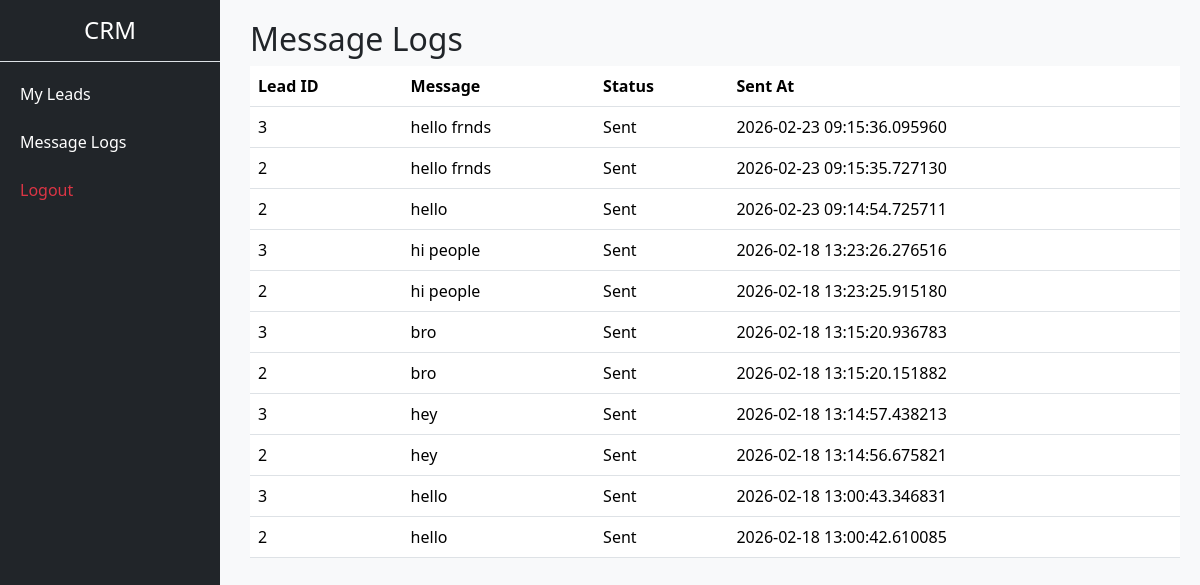
Page /employee/messages (signed in) on the committed database.
### app.py (models this page shows)
class MessageLog(db.Model):
    id = db.Column(db.Integer, primary_key=True)
    lead_id = db.Column(db.Integer)
    employee_id = db.Column(db.Integer)
    message = db.Column(db.String(500))
    status = db.Column(db.String(50))
    sent_at = db.Column(db.DateTime, default=datetime.utcnow)

### app.py (the view)
@app.route("/employee/messages")
def employee_messages():
    if "employee_id" not in session:
        return redirect(url_for("employee_login"))
    emp_id = session["employee_id"]
    logs = MessageLog.query.filter_by(
        employee_id=emp_id
    ).order_by(MessageLog.sent_at.desc()).all()
    return render_template("employee/employee_messages.html", logs=logs)

### templates/employee/employee_messages.html
{% extends "base.html" %}
{% block content %}
<h2>Message Logs</h2>
<table class="table">
    <thead>
        <tr>
            <th>Lead ID</th>
            <th>Message</th>
            <th>Status</th>
            <th>Sent At</th>
        </tr>
    </thead>
    <tbody>
        {% for log in logs %}
        <tr>
            <td>{{ log.lead_id }}</td>
            <td>{{ log.message }}</td>
            <td>{{ log.status }}</td>
            <td>{{ log.sent_at }}</td>
        </tr>
        {% endfor %}
    </tbody>
</table>
{% endblock %}

### static/css/style.css (style rules this page uses)
body { margin: 0; }

### templates/base.html (style rules this page uses)
body { margin: 0; }

### rows in the picture
MessageLog: lead_id "3", message "hello frnds", status "Sent", sent_at "2026-02-23 09:15:36.095960"
MessageLog: lead_id "2", message "hello frnds", status "Sent", sent_at "2026-02-23 09:15:35.727130"
MessageLog: lead_id "2", message "hello", status "Sent", sent_at "2026-02-23 09:14:54.725711"
MessageLog: lead_id "3", message "hi people", status "Sent", sent_at "2026-02-18 13:23:26.276516"
MessageLog: lead_id "2", message "hi people", status "Sent", sent_at "2026-02-18 13:23:25.915180"
MessageLog: lead_id "3", message "bro", status "Sent", sent_at "2026-02-18 13:15:20.936783"
MessageLog: lead_id "2", message "bro", status "Sent", sent_at "2026-02-18 13:15:20.151882"
MessageLog: lead_id "3", message "hey", status "Sent", sent_at "2026-02-18 13:14:57.438213"
MessageLog: lead_id "2", message "hey", status "Sent", sent_at "2026-02-18 13:14:56.675821"
MessageLog: lead_id "3", message "hello", status "Sent", sent_at "2026-02-18 13:00:43.346831"
MessageLog: lead_id "2", message "hello", status "Sent", sent_at "2026-02-18 13:00:42.610085"
